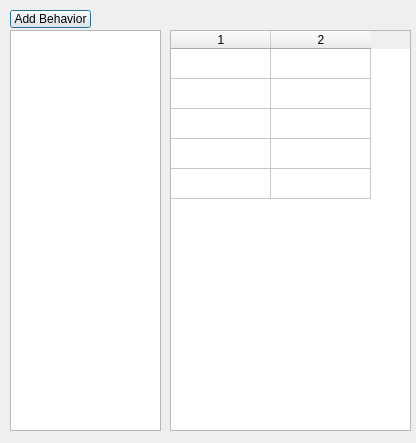
<?xml version="1.0" encoding="UTF-8"?>
<ui version="4.0">
 <class>BehaviorManagerDialog</class>
 <widget class="QDialog" name="BehaviorManagerDialog">
  <property name="geometry">
   <rect>
    <x>0</x>
    <y>0</y>
    <width>416</width>
    <height>443</height>
   </rect>
  </property>
  <property name="windowTitle">
   <string>Dialog</string>
  </property>
  <widget class="QListWidget" name="listWidget">
   <property name="geometry">
    <rect>
     <x>10</x>
     <y>30</y>
     <width>151</width>
     <height>401</height>
    </rect>
   </property>
  </widget>
  <widget class="QTableWidget" name="tableWidget">
   <property name="geometry">
    <rect>
     <x>170</x>
     <y>30</y>
     <width>241</width>
     <height>401</height>
    </rect>
   </property>
   <property name="rowCount">
    <number>5</number>
   </property>
   <property name="columnCount">
    <number>2</number>
   </property>
   <attribute name="horizontalHeaderVisible">
    <bool>true</bool>
   </attribute>
   <attribute name="verticalHeaderVisible">
    <bool>false</bool>
   </attribute>
   <row/>
   <row/>
   <row/>
   <row/>
   <row/>
   <column/>
   <column/>
  </widget>
  <widget class="QPushButton" name="AddBehaviorButton">
   <property name="geometry">
    <rect>
     <x>10</x>
     <y>10</y>
     <width>81</width>
     <height>18</height>
    </rect>
   </property>
   <property name="text">
    <string>Add Behavior</string>
   </property>
  </widget>
 </widget>
 <resources/>
 <connections/>
</ui>
